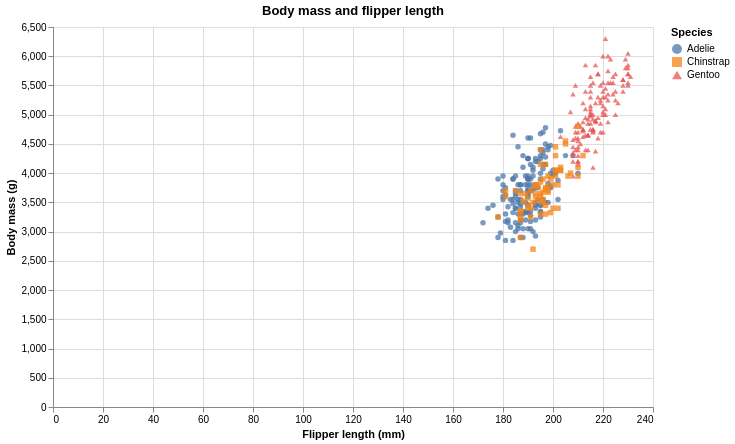

The cell this chart's notebook holds for it:
### Markdown cell above
## Step 8: Altair Declarative Specification

The same analytical relationship is visualized using Altair. Field types and visual channels are explicitly declared to make the visualization specification clear and reproducible.

### Code cell
chart = (
    alt.Chart(plot_df)
    .mark_point(filled=True, opacity=.75)
    .encode(
        x=alt.X(
            'flipper_length_mm:Q',
            title='Flipper length (mm)'
        ),
        y=alt.Y(
            'body_mass_g:Q',
            title='Body mass (g)'
        ),
        color=alt.Color(
            'species:N',
            title='Species'
        ),
        shape=alt.Shape('species:N')
    )
    .properties(
        width=600,
        height=380,
        title='Body mass and flipper length'
    )
)

chart

### Figure 1 — Vega-Lite specification as saved in the notebook (floating-point values rounded to 4 significant figures; data arrays with more than 128 entries replaced by an {"elided": "..."} marker saying what was removed)
{"config": {"view": {"continuousWidth": 300, "continuousHeight": 300}}, "data": {"name": "data-2a76ed9be5a0a036b019a37bdc71e12f"}, "mark": {"type": "point", "filled": true, "opacity": 0.75}, "encoding": {"color": {"field": "species", "title": "Species", "type": "nominal"}, "shape": {"field": "species", "type": "nominal"}, "x": {"field": "flipper_length_mm", "title": "Flipper length (mm)", "type": "quantitative"}, "y": {"field": "body_mass_g", "title": "Body mass (g)", "type": "quantitative"}}, "height": 380, "title": "Body mass and flipper length", "width": 600, "$schema": "https://vega.github.io/schema/vega-lite/v5.20.1.json", "datasets": {"data-2a76ed9be5a0a036b019a37bdc71e12f": {"elided": "342 records"}}}
